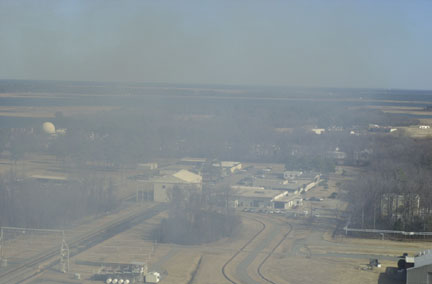
%> input picture 第二次作业-图像去雾/test image/haze5.jpg, 432 x 284 px
$ octave main.m   (GNU Octave 9; MATLAB toolbox functions it lacks are replaced by stand-ins)
%> lines starting %> are read from the running program, lines starting %| are printed output that depends on the picture; in (x1, y1, x2, y2) boxes, pixels count from 0 and x2, y2 are one past the last pixel; in counts of white or black regions, pixels touching at a corner belong together; the program's own positions count from 1
### 第二次作业-图像去雾/darkPriorCalc.m
function darkPrior = darkPriorCalc(image, block_size)
padImage = padarray(image, [(block_size-1)/2, (block_size-1)/2], 'replicate', 'both');
height = size(image, 1);
width = size(image, 2);
darkPrior = zeros(height, width);
for heightIdx=1:height
    for widthIdx=1:width
        window = padImage(heightIdx:heightIdx+block_size-1, widthIdx:widthIdx+block_size-1, :);
        channelMin = min(min(window));
        darkPrior(heightIdx, widthIdx) = min(channelMin);
    end
end

### 第二次作业-图像去雾/atmosphericCalc.m
function [A, x, y, allAxis] = atmosphericCalc(image, darkPrior, atmosTop)
height = size(image, 1);
width = size(image, 2);
pointsForSelection = ceil(height * width * atmosTop);
pointsHeap = zeros(1, pointsForSelection);
axisHeap = zeros(2, pointsForSelection);
points = 1;
for heightIdx=1:height
    for widthIdx=1:width
        if points < pointsForSelection + 1
            pointsHeap(points) = darkPrior(heightIdx, widthIdx);
            axisHeap(1, points) = heightIdx;
            axisHeap(2, points) = widthIdx;
        else
            if points == pointsForSelection + 1
                [pointsHeap, axisHeap] = buildHeap(pointsHeap, axisHeap);
            end
            if darkPrior(heightIdx, widthIdx) > pointsHeap(1)
                [pointsHeap, axisHeap] = updateHeap(darkPrior(heightIdx, widthIdx), heightIdx, widthIdx, pointsHeap, axisHeap);
            end
        end
        points = points + 1;
    end
end
allAxis = axisHeap;
maxAverageIntensity = 0;
for i=1:pointsForSelection
    averageIntensity = mean(image(axisHeap(1, i), axisHeap(2, i), :));
    if maxAverageIntensity < averageIntensity
        A = averageIntensity;
        maxAverageIntensity = averageIntensity;
        x = axisHeap(1, i);
        y = axisHeap(2, i);
    end
end
end

% [48 lines left out: functions buildHeap, updateHeap, swap, not called in this run]

### 第二次作业-图像去雾/visualizeA.m
function visualizeA(image, x, y, allAxis)
lineSize = 1;
allAxis = allAxis';
for item=1:size(allAxis, 1)
    image = draw_dict(image, allAxis(item, 1)-lineSize, allAxis(item, 1)+lineSize, allAxis(item, 2)-lineSize, allAxis(item, 2)+lineSize, lineSize, [0, 255, 0]);
end
image = draw_dict(image, x-lineSize, x+lineSize, y-lineSize, y+lineSize, lineSize, [255, 0, 0]);
imshow(image);
end

### 第二次作业-图像去雾/draw_dict.m
function im = draw_dict(im, min_row, max_row, min_column, max_column, line_size, line_color)
color = line_color;
height = size(im, 1);
width = size(im, 2);
for i=1:line_size
    % top line
    for j=min_column - line_size - (i-1):max_column + line_size + (i-1)
        heightIdx = min_row - line_size - (i-1);
        if heightIdx >= 1 && heightIdx <= height && j >= 1 && j <= width
            im(heightIdx, j, :) = color;
        end
    end
    % bottom line
    for j=min_column - line_size - (i-1):max_column + line_size + (i-1)
        heightIdx = max_row + line_size + (i-1);
        if heightIdx >= 1 && heightIdx <= height && j >= 1 && j <= width
            im(heightIdx, j, :) = color;
        end
    end
    % left line
    for j=min_row - line_size - (i-1):max_row + line_size + (i-1)
        widthIdx = min_column - line_size - (i-1);
        if j >= 1 && j <= height && widthIdx >= 1 && widthIdx <= width
            im(j, widthIdx, :) = color;
        end
    end
    % right line
    for j=min_row - line_size - (i-1):max_row + line_size + (i-1)
        widthIdx = max_column + line_size + (i-1);
        if j >= 1 && j <= height && widthIdx >= 1 && widthIdx <= width
            im(j, widthIdx, :) = color;
        end
    end
end

### 第二次作业-图像去雾/tCalc.m
function t = tCalc(image, block_size, w, x, y)
biggestIntensity = image(x, y, :);
padImage = padarray(image, [(block_size-1)/2, (block_size-1)/2], 'replicate', 'both');
height = size(image, 1);
width = size(image, 2);
t = zeros(height, width);
for heightIdx=1:height
    for widthIdx=1:width
        window = padImage(heightIdx:heightIdx+block_size-1, widthIdx:widthIdx+block_size-1, :);
        for channel=1:3
            window(:, :, channel) = window(:, :, channel) ./ biggestIntensity(channel);
        end
        channelMin = min(min(window));
        t(heightIdx, widthIdx) = 1 - w * min(channelMin);
    end
end

### 第二次作业-图像去雾/softMat.m
function q = softMat(I, p, r, eps)

%   - guidance image: I (should be a gray-scale/single channel image)
%   - filtering input image: p (should be a gray-scale/single channel image)
%   - local window radius: r
%   - regularization parameter: eps

I = rgb2gray(I);
% I = im2double(I);
[hei, wid] = size(I);
N = boxfilter(ones(hei, wid), r);
size(boxfilter(I, r))
mean_I = boxfilter(I, r) ./ N;
mean_p = boxfilter(p, r) ./ N;
mean_Ip = boxfilter(I.*p, r) ./ N;
% this is the covariance of (I, p) in each local patch.
cov_Ip = mean_Ip - mean_I .* mean_p;

mean_II = boxfilter(I.*I, r) ./ N;
var_I = mean_II - mean_I .* mean_I;

a = cov_Ip ./ (var_I + eps);
b = mean_p - a .* mean_I;

mean_a = boxfilter(a, r) ./ N;
mean_b = boxfilter(b, r) ./ N;

q = mean_a .* I + mean_b;
end

function imDst = boxfilter(imSrc, r)

%   BOXFILTER   O(1) time box filtering using cumulative sum
%
%   - Definition imDst(x, y)=sum(sum(imSrc(x-r:x+r,y-r:y+r)));
%   - Running time independent of r;
%   - Equivalent to the function: colfilt(imSrc, [2*r+1, 2*r+1], 'sliding', @sum);
%   - But much faster.

[hei, wid] = size(imSrc);
imDst = zeros(size(imSrc));

%cumulative sum over Y axis
imCum = cumsum(imSrc, 1);
%difference over Y axis
imDst(1:r+1, :) = imCum(1+r:2*r+1, :);
imDst(r+2:hei-r, :) = imCum(2*r+2:hei, :) - imCum(1:hei-2*r-1, :);
imDst(hei-r+1:hei, :) = repmat(imCum(hei, :), [r, 1]) - imCum(hei-2*r:hei-r-1, :);

%cumulative sum over X axis
imCum = cumsum(imDst, 2);
%difference over Y axis
imDst(:, 1:r+1) = imCum(:, 1+r:2*r+1);
imDst(:, r+2:wid-r) = imCum(:, 2*r+2:wid) - imCum(:, 1:wid-2*r-1);
imDst(:, wid-r+1:wid) = repmat(imCum(:, wid), [1, r]) - imCum(:, wid-2*r:wid-r-1);
end

### 第二次作业-图像去雾/getResult.m
function result = getResult(image, x, y, tRefined, t0)
brightestIntensity = image(x, y, :);
result = (image - brightestIntensity) ./ max(tRefined, t0) + brightestIntensity;

### 第二次作业-图像去雾/main.m
clear;
close all;
clc;
%% read image
image = imread('test images/haze5.jpg');
%> image is the input picture: size 284x432x3 uint8; mean R, G, B 133.8, 142.2, 144.9
imshow(image);
%% hyper parameters
block_size = 15;  % block size of local patch
w = 0.95;  % left 1-w haze for perception (formula 12)
t0 = 0.1;  % preventing the result image prone to 0 (formula 16)
lamda = 1e-4;  % formula 15, constraint parameter between t and t~
atmosTop = 0.001;  % pick the top brightest pixels in the dark channel to produce atomospheric light A
%% calculation of dark prior
darkPrior = darkPriorCalc(image, block_size);
%> after the loop in darkPriorCalc, `for heightIdx=1:height`:
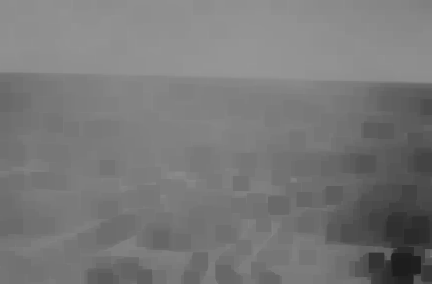
%> darkPrior: size 284x432 double; min 29, max 150, mean 120.5
darkPriorGray = mat2gray(darkPrior);
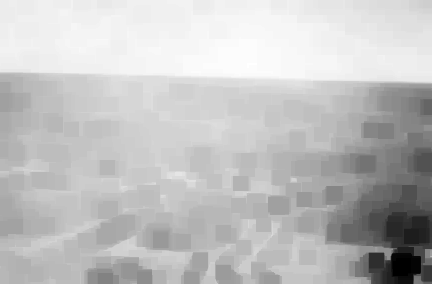
%> darkPriorGray: size 284x432 double; min 0, max 1, mean 0.756
figure;
imshow(darkPriorGray);
title('dark prior gray map');
%% calculation of atmospheric light
[A, x, y, allAxis] = atmosphericCalc(image, darkPrior, atmosTop);
%> after the loop in atmosphericCalc, `for heightIdx=1:height`: axisHeap = 123 columns, first 8: [43 43 46 40 44 45 46 65; 247 243 252 240 247 245 251 252]; points = 122689; pointsHeap = 123 values, max 150 at index 8, min 141 at index 123, mean 149.1
%> in atmosphericCalc, `allAxis = axisHeap;`: allAxis has the same summary as axisHeap
%> the loop in atmosphericCalc, `for i=1:pointsForSelection` made 123 passes
%> (averageIntensity, A, maxAverageIntensity, x, y) on passes 1, 2, 4: (160.7, 160.7, 160.7, 43, 247), (161.7, 161.7, 161.7, 43, 243), (162.3, 162.3, 162.3, 40, 240)
%> averageIntensity on passes 3, 5, 6, 7, 8, 9: 160.7, 160.7, 160.7, 160.7, 159.7, 161.7
%> A = 162.3; x = 40; y = 240; allAxis has the same summary as axisHeap in atmosphericCalc
visualizeA(image, x, y, allAxis);
%> in visualizeA, `allAxis = allAxis';`: allAxis = 123 rows, first 12: [43 247; 43 243; 46 252; 40 240; 44 247; 45 245; 46 251; 65 252; 43 242; 40 257; 44 246; 45 244]
%> after the loop in visualizeA, `for item=1:size(allAxis, 1)`:
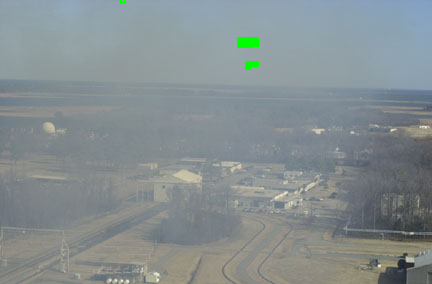
%> image: size 284x432x3 uint8; 0.28% of pixels changed, all inside (x1, y1, x2, y2) = (120, 0, 259, 70)
%% calculation of t~
image = im2double(image);
%> image: size 284x432x3 double
tUnrefined = tCalc(image, block_size, w, x, y);
%> in tCalc, `biggestIntensity = image(x, y, :);`: biggestIntensity = [0.588 0.647 0.675]
%> after the loop in tCalc, `for heightIdx=1:height`:
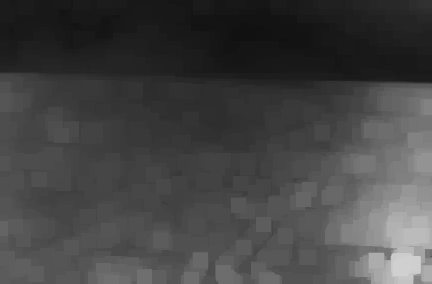
%> t: size 284x432 double; min 0.0666, max 0.816, mean 0.268
tUnrefinedGrey = mat2gray(tUnrefined);
figure;
subplot(2, 1, 2); imshow(tUnrefinedGrey);
subplot(2, 1, 1); imshow(image);
%% calculation of t
tRefined = softMat(image, tUnrefined, block_size, lamda);  % 思路是将transmission图使用原图的灰度图像做guided filter
%> in boxfilter, `imDst(:, wid-r+1:wid) = repmat(imCum(:, wid), [1, r]) - imCum(:, wid-2..`: imDst: size 284x432 double; min 256, max 961, mean 918.1
%> call 2 of boxfilter, with r = 15
%> in boxfilter (call 2), `imDst(hei-r+1:hei, :) = repmat(imCum(hei, :), [r, 1]) - imCum(hei-2*r:..`: imDst: size 284x432 double; min 2.75, max 20.41, mean 16.5
%> in boxfilter (call 2), `imDst(:, 1:r+1) = imCum(:, 1+r:2*r+1);`: imDst: size 284x432 double; min 2.75, max 590.7, mean 30
%> in boxfilter (call 2), `imDst(:, wid-r+1:wid) = repmat(imCum(:, wid), [1, r]) - imCum(:, wid-2..`:
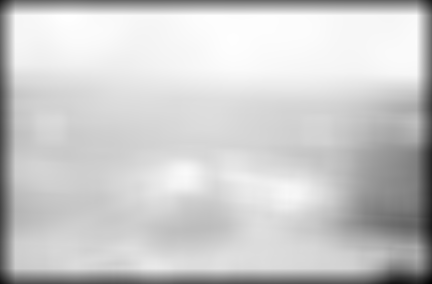
%> imDst: size 284x432 double; min 92.33, max 607.5, mean 504.3; drawn with min black and max white
%> in softMat, `size(boxfilter(I, r))`: ans = [284 432]
%> in boxfilter (call 4), `imDst(hei-r+1:hei, :) = repmat(imCum(hei, :), [r, 1]) - imCum(hei-2*r:..`: imDst: size 284x432 double; min 1.32, max 24.91, mean 8.1
%> in boxfilter (call 4), `imDst(:, 1:r+1) = imCum(:, 1+r:2*r+1);`: imDst: size 284x432 double; min 1.32, max 347.4, mean 14.8
%> in boxfilter (call 4), `imDst(:, wid-r+1:wid) = repmat(imCum(:, wid), [1, r]) - imCum(:, wid-2..`: imDst: size 284x432 double; min 27.02, max 739.2, mean 244.1
%> call 5 of boxfilter, with r = 15
%> in boxfilter (call 5), `imDst(:, wid-r+1:wid) = repmat(imCum(:, wid), [1, r]) - imCum(:, wid-2..`:
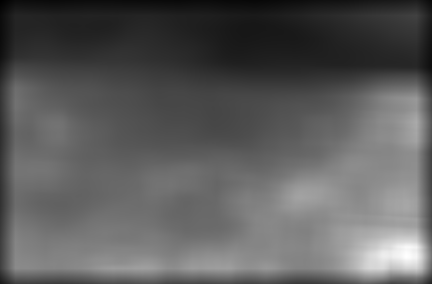
%> imDst: size 284x432 double; min 16.51, max 321.3, mean 126.8; drawn with min black and max white
%> in softMat, `cov_Ip = mean_Ip - mean_I .* mean_p;`:
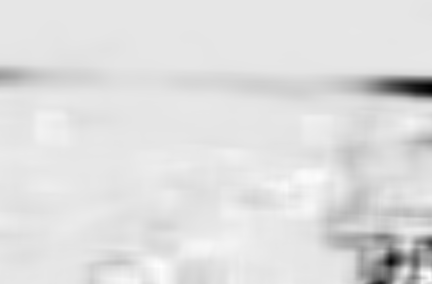
%> cov_Ip: size 284x432 double; min -0.00941, max 0.000988, mean -0.000312; drawn with min black and max white
figure;
subplot(2, 1, 1); imshow(tUnrefinedGrey);
subplot(2, 1, 2); imshow(tRefined);
%% get results
result = getResult(image, x, y, tRefined, t0);
%> in getResult, `brightestIntensity = image(x, y, :);`: brightestIntensity = [0.588 0.647 0.675]
figure;
subplot(2, 1, 1); imshow(image);
subplot(2, 1, 2); imshow(result);

$ run again, with 第二次作业-图像去雾/test image/haze1.jpg copied over 第二次作业-图像去雾/test image/haze5.jpg
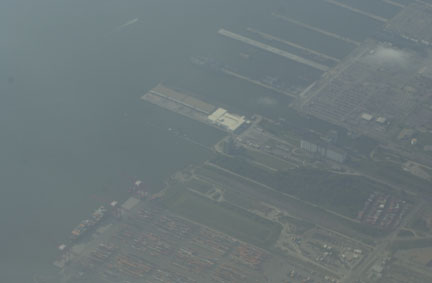
%> input picture 第二次作业-图像去雾/test image/haze1.jpg, 432 x 283 px
%> image is the input picture: size 283x432x3 uint8; mean R, G, B 108.6, 119.8, 122.1
%> after the loop in atmosphericCalc, `for heightIdx=1:height`: axisHeap = 123 columns, first 8: [1 1 3 1 3 3 3 1; 32 16 39 2 32 38 22 33]; points = 122257; pointsHeap = 123 values, max 121 at index 32, min 118 at index 123, mean 120.1
%> in atmosphericCalc, `allAxis = axisHeap;`: allAxis has the same summary as axisHeap
%> the loop in atmosphericCalc, `for i=1:pointsForSelection` made 123 passes
%> (averageIntensity, A, maxAverageIntensity, x, y) on passes 1, 2, 32, 33: (133.7, 133.7, 133.7, 1, 32), (134.7, 134.7, 134.7, 1, 16), (143.7, 143.7, 143.7, 56, 382), (145.3, 145.3, 145.3, 56, 385)
%> after the loop in atmosphericCalc, `for i=1:pointsForSelection`: A = 146.7; y = 384
%> `[A, x, y, allAxis] = atmosphericCalc(image, darkPrior, atmosTop);`: A = 146.7; x = 56; y = 384; allAxis has the same summary as axisHeap in atmosphericCalc
%> in visualizeA, `allAxis = allAxis';`: allAxis = 123 rows, first 12: [1 32; 1 16; 3 39; 1 2; 3 32; 3 38; 3 22; 1 33; 2 27; 2 30; 3 31; 3 37]
%> biggestIntensity = [0.553 0.588 0.584]
%> in boxfilter (call 2), `imDst(:, wid-r+1:wid) = repmat(imCum(:, wid), [1, r]) - imCum(:, wid-2..`:
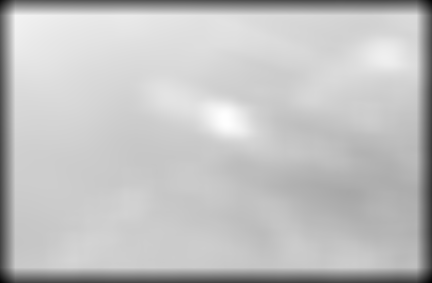
%> imDst: size 283x432 double; min 109.5, max 517.6, mean 420; drawn with min black and max white
%> ans = [283 432]
%> in softMat, `cov_Ip = mean_Ip - mean_I .* mean_p;`:
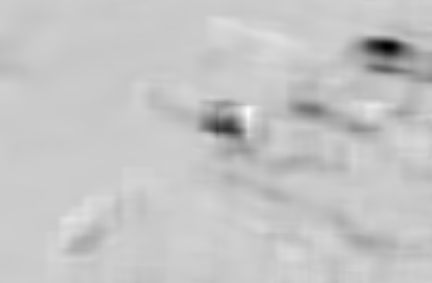
%> cov_Ip: size 283x432 double; min -0.00141, max 0.000346, mean -4.91e-05; drawn with min black and max white
%> brightestIntensity = [0.553 0.588 0.584]

$ run again, with 第二次作业-图像去雾/test image/haze2.jpg copied over 第二次作业-图像去雾/test image/haze5.jpg
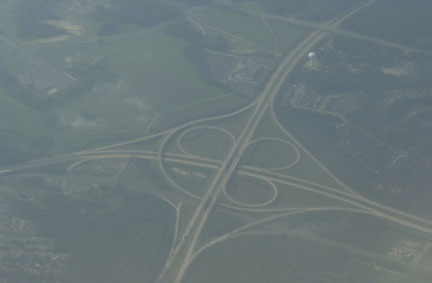
%> input picture 第二次作业-图像去雾/test image/haze2.jpg, 432 x 283 px
%> image is the input picture: size 283x432x3 uint8; mean R, G, B 107.5, 120.2, 122.6
%> after the loop in atmosphericCalc, `for heightIdx=1:height`: axisHeap = 123 columns, first 8: [9 9 20 22 9 10 21 22; 2 1 5 73 5 5 5 3]; points = 122257; pointsHeap = 123 values, max 119 at index 73, min 104 at index 123, mean 116.7
%> in atmosphericCalc, `allAxis = axisHeap;`: allAxis has the same summary as axisHeap
%> the loop in atmosphericCalc, `for i=1:pointsForSelection` made 123 passes
%> (averageIntensity, A, maxAverageIntensity, x, y) on passes 1, 4, 19, 46: (130.7, 130.7, 130.7, 9, 2), (135.3, 135.3, 135.3, 22, 73), (146.3, 146.3, 146.3, 27, 78), (147, 147, 147, 32, 77)
%> `[A, x, y, allAxis] = atmosphericCalc(image, darkPrior, atmosTop);`: A = 147; x = 32; y = 77; allAxis has the same summary as axisHeap in atmosphericCalc
%> in visualizeA, `allAxis = allAxis';`: allAxis = 123 rows, first 12: [9 2; 9 1; 20 5; 22 73; 9 5; 10 5; 21 5; 22 3; 17 2; 30 81; 9 4; 9 68]
%> biggestIntensity = [0.561 0.584 0.584]
%> in boxfilter (call 2), `imDst(:, wid-r+1:wid) = repmat(imCum(:, wid), [1, r]) - imCum(:, wid-2..`:
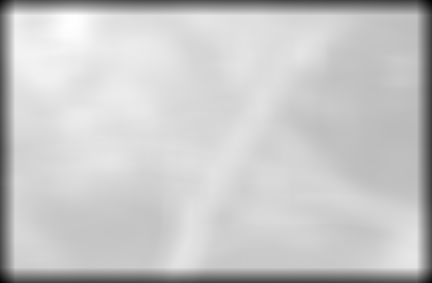
%> imDst: size 283x432 double; min 109.3, max 504.9, mean 420.1; drawn with min black and max white
%> ans = [283 432]
%> in softMat, `cov_Ip = mean_Ip - mean_I .* mean_p;`:
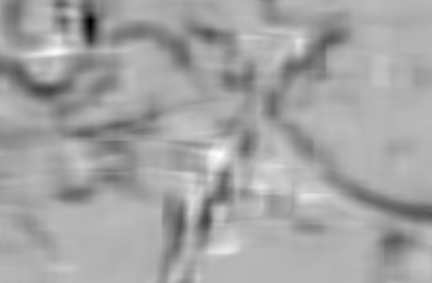
%> cov_Ip: size 283x432 double; min -0.00061, max 0.000245, mean -5.76e-05; drawn with min black and max white
%> brightestIntensity = [0.561 0.584 0.584]

$ run again, with 第二次作业-图像去雾/test image/haze3.jpg copied over 第二次作业-图像去雾/test image/haze5.jpg
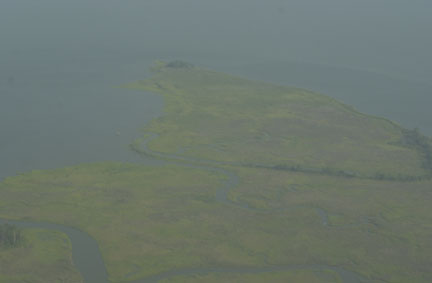
%> input picture 第二次作业-图像去雾/test image/haze3.jpg, 432 x 283 px
%> image is the input picture: size 283x432x3 uint8; mean R, G, B 108.4, 119.5, 111.3
%> after the loop in atmosphericCalc, `for heightIdx=1:height`: axisHeap = 123 columns, first 8: [1 1 1 1 1 1 1 1; 319 269 318 254 268 311 317 250]; points = 122257; pointsHeap = 123 values, max 121 at index 80, min 118 at index 123, mean 120
%> in atmosphericCalc, `allAxis = axisHeap;`: allAxis has the same summary as axisHeap
%> the loop in atmosphericCalc, `for i=1:pointsForSelection` made 123 passes
%> (averageIntensity, A, maxAverageIntensity, x, y) on pass 1: (132.7, 132.7, 132.7, 1, 319)
%> `[A, x, y, allAxis] = atmosphericCalc(image, darkPrior, atmosTop);`: A = 132.7; x = 1; y = 319; allAxis has the same summary as axisHeap in atmosphericCalc
%> in visualizeA, `allAxis = allAxis';`: allAxis = 123 rows, first 12: [1 319; 1 269; 1 318; 1 254; 1 268; 1 311; 1 317; 1 250; 1 253; 1 256; 1 267; 1 300]
%> biggestIntensity = [0.475 0.533 0.553]
%> ans = [283 432]
%> in softMat, `cov_Ip = mean_Ip - mean_I .* mean_p;`:
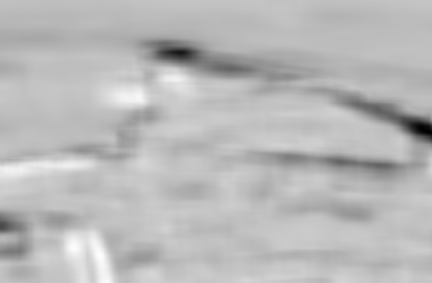
%> cov_Ip: size 283x432 double; min -0.000813, max 0.000235, mean -5.04e-05; drawn with min black and max white
%> brightestIntensity = [0.475 0.533 0.553]
